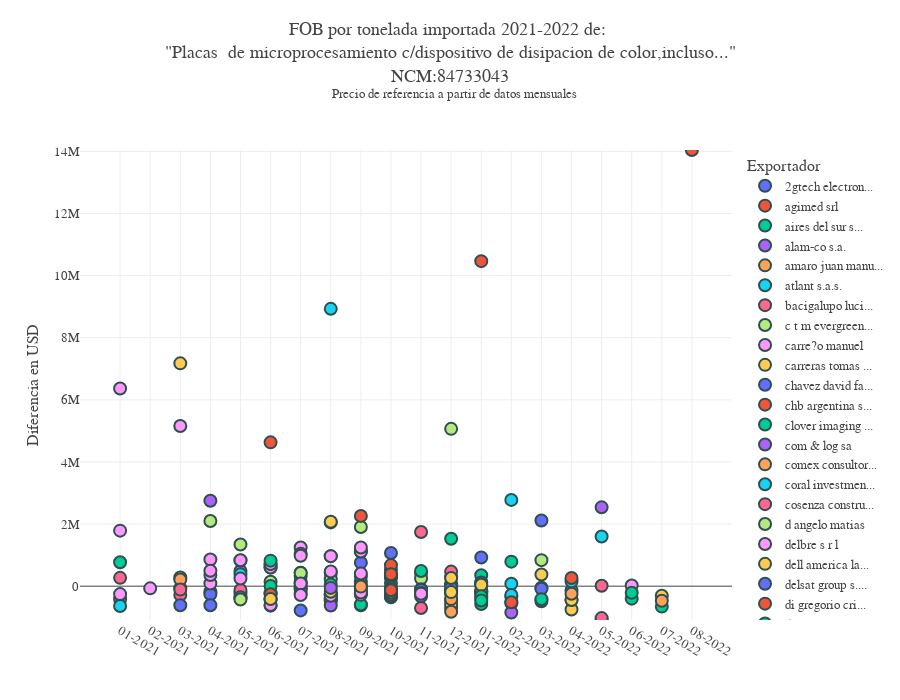

Write notebook code for a chart like this one.
### Code cell
ncm='84733043'
# precio_boxplot_capitalizado(df=df_producto,
#                             ncm=ncm,
#                             # sim=sim_unique(ncm)[1],
#                             )

plot_precio(df=df_producto,
            ncm=ncm,
            # sim=sim_unique(ncm)[0],
            color='empresa',
            pais='China'
            )
